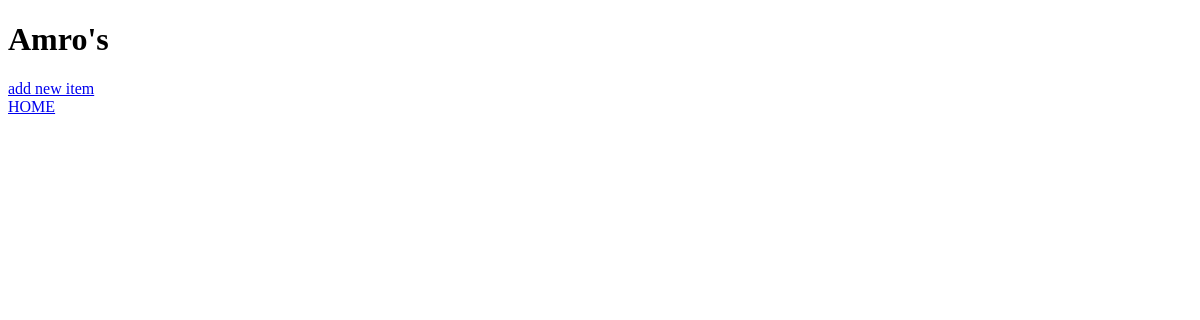
Page /restaurants/10/menu/ on the earlier database version.
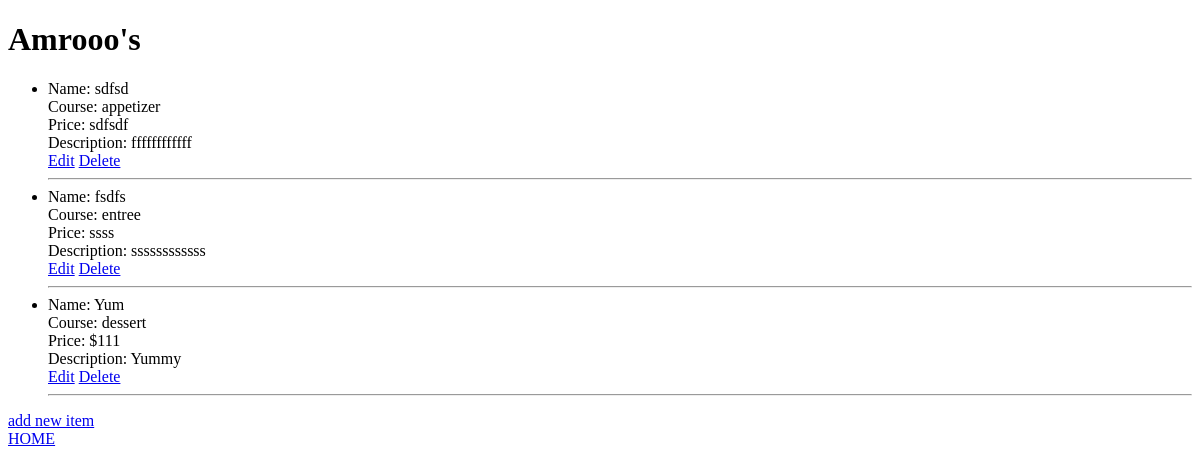
Same page on the later database version.
### database/db_setup.py (models this page shows)
class Restaurant(Base):
	__tablename__ = 'restaurant'
	id = Column(Integer, primary_key = True)
	name = Column(String(80), nullable = False)
	menu_items = relationship("MenuItem")

class MenuItem(Base):
	__tablename__ = 'menu_item'
	id = Column(Integer, primary_key = True)
	name = Column(String(80), nullable = False)
	course = Column(String(250))
	description = Column(String(250))
	price = Column(String(8))
	restaurant_id = Column(Integer, ForeignKey('restaurant.id'))
	restaurant = relationship("Restaurant")

### flask_server/flask_server.py (the view)
@app.route('/restaurants/<int:restaurant_id>/')
@app.route('/restaurants/<int:restaurant_id>/menu/')
def restaurant_menu(restaurant_id):
    restaurant = session.query(Restaurant).filter_by(id=restaurant_id).one()
    menu_items = session.query(MenuItem).filter_by(restaurant_id=restaurant_id).all()
    return render_template('restaurant_menu.html', restaurant=restaurant, menu_items=menu_items)

### flask_server/templates/restaurant_menu.html (shortened to what this page needs)
<!DOCTYPE html>
<html lang="en">
<head>
</head>
<body>
  <h1>{{ restaurant.name }}</h1>
  <ul>
    {% for item in menu_items %}
    <li>
      Name: {{ item.name }} <br>
      Course: {{ item.course }} <br>
      Price: {{ item.price }} <br>
      Description: {{ item.description }} <br>
      <a href="{{ url_for('edit_menu_item', restaurant_id=restaurant.id, item_id=item.id) }}">Edit</a>
      <a href="{{ url_for('delete_menu_item', restaurant_id=restaurant.id, item_id=item.id) }}">Delete</a>
      <hr>
    </li>
    {% endfor %}
  </ul>
  <a href="{{ url_for('add_menu_item', restaurant_id=restaurant.id) }}">add new item</a>
  <br>
  <a href="{{ url_for('index') }}">HOME</a>
</body>
</html>

Differences in the rows shown:
changed Restaurant: name "Amro's" → "Amrooo's"
added MenuItem: name "sdfsd", course "appetizer", price "sdfsdf", description "ffffffffffff"
added MenuItem: name "fsdfs", course "entree", price "ssss", description "ssssssssssss"
added MenuItem: name "Yum", course "dessert", price "$111", description "Yummy"
